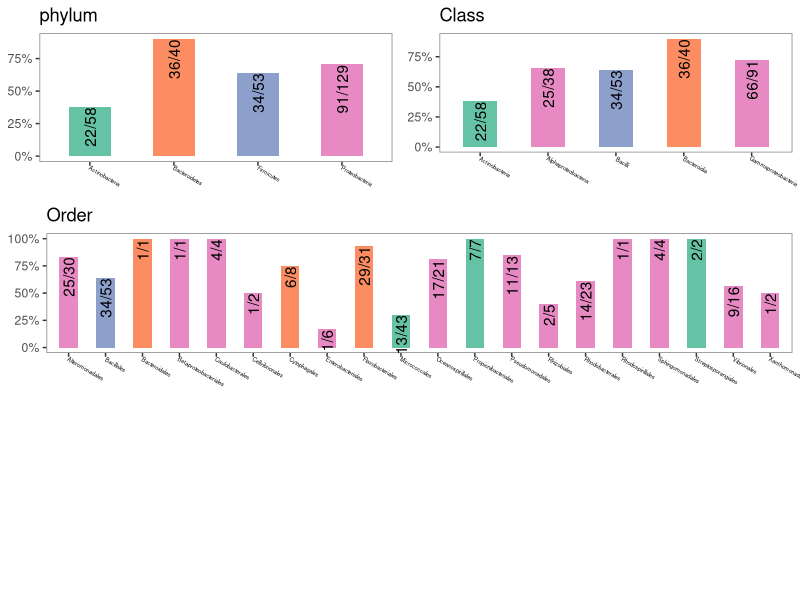

R code for this plot:
# email: qfsfdxlqy@163.com
# GitHub: https://github.com/2015qyliang

library(ggplot2)
library(grid)
library(RColorBrewer)

tableS1.df <- read.table('TableS1.txt', 
                         header = T, sep = '\t', stringsAsFactors = F)
tableS1.df.new <- tableS1.df[2:dim(tableS1.df)[1],]
preyType <- as.numeric(tableS1.df.new$Prey_of_FA350) + as.numeric(tableS1.df.new$Prey_of_B210)
preyType[which(preyType > 0)] <- 1
tableS1.df.new <- data.frame(tableS1.df.new, preyType)

cols <- brewer.pal(4,"Set2")
names(cols) <- c("Actinobacteria", "Bacteroidetes", "Firmicutes", "Proteobacteria")

phylum.total <- summary(as.factor(tableS1.df.new$Phylum))
phylum.prey <- summary(as.factor(tableS1.df.new[which(tableS1.df.new$preyType == 1),'Phylum']))
phylum.percent <- phylum.prey/phylum.total
phylum.label <- paste(phylum.prey, phylum.total, sep = '/')
phylum.tax <- names(phylum.total)
phylum.col <- cols[names(phylum.total)]
phylum.df <- data.frame(phylum.tax, phylum.total, 
                        phylum.prey, phylum.percent,
                        phylum.label, phylum.col)
colnames(phylum.df) <- c('Phylum', 'Total', 'Prey', 'Percent', 'Label', 'Cols')

class.total <- summary(as.factor(tableS1.df.new$Class))
class.prey <- summary(as.factor(tableS1.df.new[which(tableS1.df.new$preyType == 1),'Class']))
class.percent <- class.prey/class.total
class.label <- paste(class.prey, class.total, sep = '/')
class.tax <- names(class.total)
dup.class <- tableS1.df.new[!duplicated(tableS1.df.new$Class),'Phylum']
names(dup.class) <- tableS1.df.new[!duplicated(tableS1.df.new$Class),'Class']
class.phylum <- dup.class[names(class.total)]
class.col <- cols[class.phylum]
class.df <- data.frame(class.tax, class.total, 
                       class.prey, class.percent,
                       class.label, class.col)
colnames(class.df) <- c('Class', 'Total', 'Prey', 'Percent', 'Label', 'Cols')

order.total <- summary(as.factor(tableS1.df.new$Order))
order.prey <- summary(as.factor(tableS1.df.new[which(tableS1.df.new$preyType == 1),'Order']))
order.total <- order.total[names(order.prey)]
order.percent <- order.prey/order.total
order.label <- paste(order.prey, order.total, sep = '/')
order.tax <- names(order.total)
dup.order <- tableS1.df.new[!duplicated(tableS1.df.new$Order),'Phylum']
names(dup.order) <- tableS1.df.new[!duplicated(tableS1.df.new$Order),'Order']
dup.order <- dup.order[names(order.prey)]
order.phylum <- dup.order[names(order.total)]
order.col <- cols[order.phylum]
order.df <- data.frame(order.tax, order.total, 
                       order.prey, order.percent,
                       order.label, order.col)
colnames(order.df) <- c('Order', 'Total', 'Prey', 'Percent', 'Label', 'Cols')

p1 <- ggplot(phylum.df, 
             aes(x = Phylum,y = Percent)) + 
  geom_bar(stat="identity",width = 0.5, fill = phylum.df$Cols) + 
  geom_text(aes(x = Phylum,y = Percent, label = Label), 
            angle = 90, hjust = 1) +
  scale_y_continuous(labels = scales::percent)+
  ylab(NULL) + labs(title = 'phylum') +
  theme(panel.grid =element_blank(),
        axis.title.x=element_blank(),
        panel.background = element_rect(fill = "white", 
                                        colour = "grey50"),
        axis.text.x = element_text(angle = -30, 
                                   hjust = 0.05, 
                                   vjust = 0.01,
                                   color = "black",
                                   size=4))

p2 <- ggplot(class.df, 
             aes(x = Class,y = Percent)) + 
  geom_bar(stat="identity",width = 0.5, fill = class.df$Cols) + 
  geom_text(aes(x = Class,y = Percent, label = Label), 
            angle = 90, hjust = 1) +
  scale_y_continuous(labels = scales::percent)+
  ylab(NULL) + labs(title = 'Class') +
  theme(panel.grid =element_blank(),
        axis.title.x=element_blank(),
        panel.background = element_rect(fill = "white", 
                                        colour = "grey50"),
        axis.text.x = element_text(angle = -30, 
                                   hjust = 0.05, 
                                   vjust = 0.01,
                                   color = "black",
                                   size=4))

p3 <- ggplot(order.df, 
             aes(x = Order, y = Percent)) + 
  geom_bar(stat="identity",width = 0.5, fill = order.df$Cols) + 
  geom_text(aes(x = Order,y = Percent, label = Label), 
            angle = 90, hjust = 1) +
  scale_y_continuous(labels = scales::percent)+
  ylab(NULL) + labs(title = 'Order') +
  theme(panel.grid =element_blank(),
        axis.title.x=element_blank(),
        panel.background = element_rect(fill = "white", 
                                        colour = "grey50"),
        axis.text.x = element_text(angle = -30, 
                                   hjust = 0.05, 
                                   vjust = 0.01,
                                   color = "black",
                                   size=4))

grid.newpage()  
pushViewport(viewport(layout = grid.layout(3,2)))
vplayout <- function(x,y){
  viewport(layout.pos.row = x,
           layout.pos.col = y)}  
print(p1, vp = vplayout(1,1))
print(p2, vp = vplayout(1,2)) 
print(p3, vp = vplayout(2,1:2)) 

# following modified by PhantomPDF (Foxit) software
